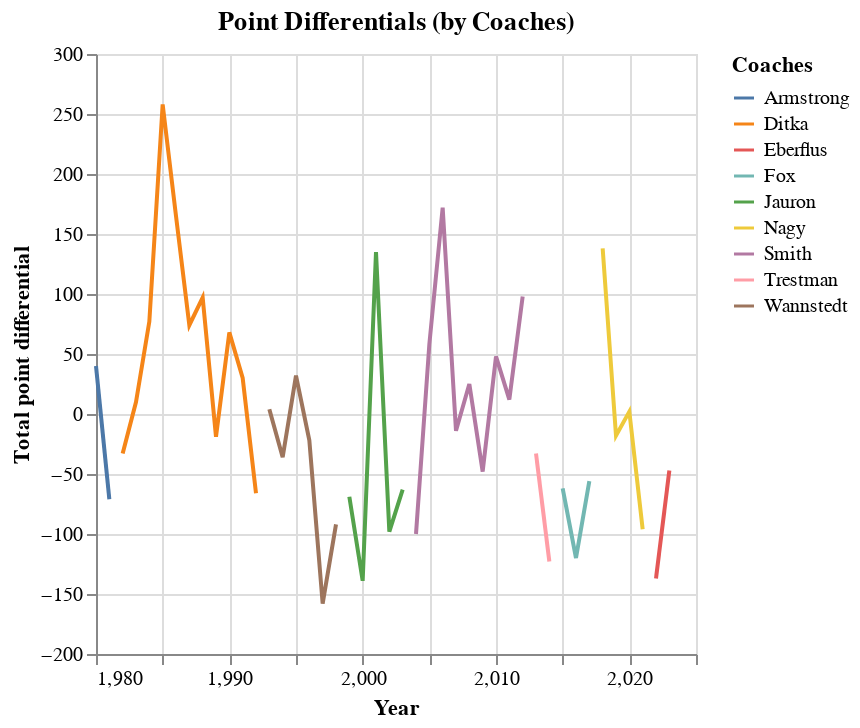

Notebook code cell kept with this figure:
### Code cell
filtered_data_5 = data[(data['Year'] >= 1980) & (data['Year'] <= 2025)]

chart_5 = alt.Chart(filtered_data_5).mark_line().encode(
    x=alt.X('Year:Q', scale=alt.Scale(domain=[1980, 2025]), title="Year"),
    y=alt.Y('PD:Q', title="Total point differential"),
    color='Coaches:N',
    tooltip=["PD", "L", "Div. Finish", "Coaches"]
    ).properties(
    title="Point Differentials (by Coaches)"
)

chart_5

### Figure 1 — Vega-Lite specification as saved in the notebook (floating-point values rounded to 4 significant figures)
{"config": {"view": {"continuousWidth": 300, "continuousHeight": 300}}, "data": {"name": "data-1c1bbd5b433a0bfe94a175ce24538de1"}, "mark": {"type": "line"}, "encoding": {"color": {"field": "Coaches", "type": "nominal"}, "tooltip": [{"field": "PD", "type": "quantitative"}, {"field": "L", "type": "quantitative"}, {"field": "Div. Finish", "type": "nominal"}, {"field": "Coaches", "type": "nominal"}], "x": {"field": "Year", "scale": {"domain": [1980, 2025]}, "title": "Year", "type": "quantitative"}, "y": {"field": "PD", "title": "Total point differential", "type": "quantitative"}}, "title": "Point Differentials (by Coaches)", "$schema": "https://vega.github.io/schema/vega-lite/v5.15.1.json", "datasets": {"data-1c1bbd5b433a0bfe94a175ce24538de1": [{"Year": 2023, "Lg": "NFL", "Tm": "Chicago Bears", "W": 2, "L": 6, "T": 0, "Div. Finish": "4th of 4", "Playoffs": null, "PF": 171, "PA": 218, "PD": -47, "Coaches": "Eberflus", "AV": null, "Passer": "Fields", "Rusher": "Herbert", "Receiver": "Moore", "Pts_Off": 17, "Yds_Off": 19, "Pts_Def": 28, "Yds_Def": 23, "T/G": 25, "Pts±": 25, "Yds±": 18, "out of": 32, "MoV": -5.9, "SoS": -3.9, "SRS": -9.8, "OSRS": -1.6, "DSRS": -8.2}, {"Year": 2022, "Lg": "NFL", "Tm": "Chicago Bears", "W": 3, "L": 14, "T": 0, "Div. Finish": "4th of 4", "Playoffs": null, "PF": 326, "PA": 463, "PD": -137, "Coaches": "Eberflus", "AV": "Fields", "Passer": "Fields", "Rusher": "Fields", "Receiver": "Kmet", "Pts_Off": 23, "Yds_Off": 28, "Pts_Def": 32, "Yds_Def": 29, "T/G": 20, "Pts±": 31, "Yds±": 31, "out of": 32, "MoV": -8.1, "SoS": 1.6, "SRS": -6.4, "OSRS": -2.5, "DSRS": -4.0}, {"Year": 2021, "Lg": "NFL", "Tm": "Chicago Bears", "W": 6, "L": 11, "T": 0, "Div. Finish": "3rd of 4", "Playoffs": null, "PF": 311, "PA": 407, "PD": -96, "Coaches": "Nagy", "AV": "Smith", "Passer": "Fields", "Rusher": "Montgomery", "Receiver": "Mooney", "Pts_Off": 27, "Yds_Off": 24, "Pts_Def": 22, "Yds_Def": 6, "T/G": 29, "Pts±": 24, "Yds±": 20, "out of": 32, "MoV": -5.6, "SoS": 0.5, "SRS": -5.2, "OSRS": -4.9, "DSRS": -0.3}, {"Year": 2020, "Lg": "NFL", "Tm": "Chicago Bears*", "W": 8, "L": 8, "T": 0, "Div. Finish": "2nd of 4", "Playoffs": "Lost WC", "PF": 372, "PA": 370, "PD": 2, "Coaches": "Nagy", "AV": "Smith", "Passer": "Trubisky", "Rusher": "Montgomery", "Receiver": "Robinson", "Pts_Off": 22, "Yds_Off": 26, "Pts_Def": 14, "Yds_Def": 11, "T/G": 23, "Pts±": 15, "Yds±": 20, "out of": 32, "MoV": 0.1, "SoS": 0.1, "SRS": 0.2, "OSRS": -2.2, "DSRS": 2.4}, {"Year": 2019, "Lg": "NFL", "Tm": "Chicago Bears", "W": 8, "L": 8, "T": 0, "Div. Finish": "3rd of 4", "Playoffs": null, "PF": 280, "PA": 298, "PD": -18, "Coaches": "Nagy", "AV": "Mack", "Passer": "Trubisky", "Rusher": "Montgomery", "Receiver": "Robinson", "Pts_Off": 29, "Yds_Off": 29, "Pts_Def": 4, "Yds_Def": 8, "T/G": 15, "Pts±": 19, "Yds±": 21, "out of": 32, "MoV": -1.1, "SoS": 0.2, "SRS": -0.9, "OSRS": -5.4, "DSRS": 4.5}, {"Year": 2018, "Lg": "NFL", "Tm": "Chicago Bears*", "W": 12, "L": 4, "T": 0, "Div. Finish": "1st of 4", "Playoffs": "Lost WC", "PF": 421, "PA": 283, "PD": 138, "Coaches": "Nagy", "AV": "Mack", "Passer": "Trubisky", "Rusher": "Howard", "Receiver": "Robinson", "Pts_Off": 9, "Yds_Off": 21, "Pts_Def": 1, "Yds_Def": 3, "T/G": 3, "Pts±": 4, "Yds±": 5, "out of": 32, "MoV": 8.6, "SoS": -2.3, "SRS": 6.3, "OSRS": 1.5, "DSRS": 4.8}, {"Year": 2017, "Lg": "NFL", "Tm": "Chicago Bears", "W": 5, "L": 11, "T": 0, "Div. Finish": "4th of 4", "Playoffs": null, "PF": 264, "PA": 320, "PD": -56, "Coaches": "Fox", "AV": "Hicks", "Passer": "Trubisky", "Rusher": "Howard", "Receiver": "Wright", "Pts_Off": 29, "Yds_Off": 30, "Pts_Def": 9, "Yds_Def": 10, "T/G": 15, "Pts±": 20, "Yds±": 26, "out of": 32, "MoV": -3.5, "SoS": 2.2, "SRS": -1.3, "OSRS": -4.6, "DSRS": 3.3}, {"Year": 2016, "Lg": "NFL", "Tm": "Chicago Bears", "W": 3, "L": 13, "T": 0, "Div. Finish": "4th of 4", "Playoffs": null, "PF": 279, "PA": 399, "PD": -120, "Coaches": "Fox", "AV": "Howard", "Passer": "Barkley", "Rusher": "Howard", "Receiver": "Meredith", "Pts_Off": 28, "Yds_Off": 15, "Pts_Def": 24, "Yds_Def": 15, "T/G": 31, "Pts±": 28, "Yds±": 12, "out of": 32, "MoV": -7.5, "SoS": 0.0, "SRS": -7.5, "OSRS": -5.2, "DSRS": -2.3}, {"Year": 2015, "Lg": "NFL", "Tm": "Chicago Bears", "W": 6, "L": 10, "T": 0, "Div. Finish": "4th of 4", "Playoffs": null, "PF": 335, "PA": 397, "PD": -62, "Coaches": "Fox", "AV": "Cutler", "Passer": "Cutler", "Rusher": "Forte", "Receiver": "Jeffery", "Pts_Off": 23, "Yds_Off": 21, "Pts_Def": 20, "Yds_Def": 14, "T/G": 19, "Pts±": 21, "Yds±": 16, "out of": 32, "MoV": -3.9, "SoS": 2.6, "SRS": -1.3, "OSRS": -0.1, "DSRS": -1.2}, {"Year": 2014, "Lg": "NFL", "Tm": "Chicago Bears", "W": 5, "L": 11, "T": 0, "Div. Finish": "4th of 4", "Playoffs": null, "PF": 319, "PA": 442, "PD": -123, "Coaches": "Trestman", "AV": "Forte", "Passer": "Cutler", "Rusher": "Forte", "Receiver": "Jeffery", "Pts_Off": 23, "Yds_Off": 21, "Pts_Def": 31, "Yds_Def": 30, "T/G": 22, "Pts±": 27, "Yds±": 28, "out of": 32, "MoV": -7.7, "SoS": 1.0, "SRS": -6.7, "OSRS": -2.0, "DSRS": -4.7}, {"Year": 2013, "Lg": "NFL", "Tm": "Chicago Bears", "W": 8, "L": 8, "T": 0, "Div. Finish": "2nd of 4", "Playoffs": null, "PF": 445, "PA": 478, "PD": -33, "Coaches": "Trestman", "AV": "Forte", "Passer": "Cutler", "Rusher": "Forte", "Receiver": "Jeffery", "Pts_Off": 2, "Yds_Off": 8, "Pts_Def": 30, "Yds_Def": 30, "T/G": 11, "Pts±": 21, "Yds±": 19, "out of": 32, "MoV": -2.1, "SoS": -2.1, "SRS": -4.1, "OSRS": 3.0, "DSRS": -7.1}, {"Year": 2012, "Lg": "NFL", "Tm": "Chicago Bears", "W": 10, "L": 6, "T": 0, "Div. Finish": "3rd of 4", "Playoffs": null, "PF": 375, "PA": 277, "PD": 98, "Coaches": "Smith", "AV": "Tillman", "Passer": "Cutler", "Rusher": "Forte", "Receiver": "Marshall", "Pts_Off": 16, "Yds_Off": 28, "Pts_Def": 3, "Yds_Def": 5, "T/G": 2, "Pts±": 6, "Yds±": 16, "out of": 32, "MoV": 6.1, "SoS": 0.8, "SRS": 6.9, "OSRS": 1.0, "DSRS": 6.0}, {"Year": 2011, "Lg": "NFL", "Tm": "Chicago Bears", "W": 8, "L": 8, "T": 0, "Div. Finish": "3rd of 4", "Playoffs": null, "PF": 353, "PA": 341, "PD": 12, "Coaches": "Smith", "AV": "Peppers", "Passer": "Cutler", "Rusher": "Forte", "Receiver": "Knox", "Pts_Off": 17, "Yds_Off": 24, "Pts_Def": 14, "Yds_Def": 17, "T/G": 11, "Pts±": 16, "Yds±": 26, "out of": 32, "MoV": 0.8, "SoS": 0.9, "SRS": 1.7, "OSRS": -1.5, "DSRS": 3.1}, {"Year": 2010, "Lg": "NFL", "Tm": "Chicago Bears*", "W": 11, "L": 5, "T": 0, "Div. Finish": "1st of 4", "Playoffs": "Lost Conf", "PF": 334, "PA": 286, "PD": 48, "Coaches": "Smith", "AV": "Peppers", "Passer": "Cutler", "Rusher": "Forte", "Receiver": "Knox", "Pts_Off": 21, "Yds_Off": 30, "Pts_Def": 4, "Yds_Def": 9, "T/G": 11, "Pts±": 10, "Yds±": 22, "out of": 32, "MoV": 3.0, "SoS": 1.1, "SRS": 4.1, "OSRS": -0.6, "DSRS": 4.7}, {"Year": 2009, "Lg": "NFL", "Tm": "Chicago Bears", "W": 7, "L": 9, "T": 0, "Div. Finish": "3rd of 4", "Playoffs": null, "PF": 327, "PA": 375, "PD": -48, "Coaches": "Smith", "AV": "Cutler", "Passer": "Cutler", "Rusher": "Forte", "Receiver": "Hester", "Pts_Off": 19, "Yds_Off": 23, "Pts_Def": 21, "Yds_Def": 17, "T/G": 23, "Pts±": 21, "Yds±": 23, "out of": 32, "MoV": -3.0, "SoS": -0.9, "SRS": -3.9, "OSRS": -1.9, "DSRS": -2.0}, {"Year": 2008, "Lg": "NFL", "Tm": "Chicago Bears", "W": 9, "L": 7, "T": 0, "Div. Finish": "2nd of 4", "Playoffs": null, "PF": 375, "PA": 350, "PD": 25, "Coaches": "Smith", "AV": "Briggs", "Passer": "Orton", "Rusher": "Forte", "Receiver": "Hester", "Pts_Off": 14, "Yds_Off": 26, "Pts_Def": 16, "Yds_Def": 21, "T/G": 8, "Pts±": 17, "Yds±": 25, "out of": 32, "MoV": 1.6, "SoS": 0.5, "SRS": 2.1, "OSRS": 1.1, "DSRS": 1.0}, {"Year": 2007, "Lg": "NFL", "Tm": "Chicago Bears", "W": 7, "L": 9, "T": 0, "Div. Finish": "4th of 4", "Playoffs": null, "PF": 334, "PA": 348, "PD": -14, "Coaches": "Smith", "AV": "Urlacher", "Passer": "Griese", "Rusher": "Benson", "Receiver": "Berrian", "Pts_Off": 18, "Yds_Off": 27, "Pts_Def": 16, "Yds_Def": 28, "T/G": 17, "Pts±": 20, "Yds±": 30, "out of": 32, "MoV": -0.9, "SoS": 2.1, "SRS": 1.2, "OSRS": -0.2, "DSRS": 1.4}, {"Year": 2006, "Lg": "NFL", "Tm": "Chicago Bears*", "W": 13, "L": 3, "T": 0, "Div. Finish": "1st of 4", "Playoffs": "Lost SB", "PF": 427, "PA": 255, "PD": 172, "Coaches": "Smith", "AV": "Urlacher", "Passer": "Grossman", "Rusher": "Jones", "Receiver": "Muhammad", "Pts_Off": 2, "Yds_Off": 15, "Pts_Def": 3, "Yds_Def": 5, "T/G": 4, "Pts±": 2, "Yds±": 10, "out of": 32, "MoV": 10.8, "SoS": -2.9, "SRS": 7.9, "OSRS": 4.9, "DSRS": 3.0}, {"Year": 2005, "Lg": "NFL", "Tm": "Chicago Bears*", "W": 11, "L": 5, "T": 0, "Div. Finish": "1st of 4", "Playoffs": "Lost Div", "PF": 260, "PA": 202, "PD": 58, "Coaches": "Smith", "AV": "Briggs", "Passer": "Orton", "Rusher": "Jones", "Receiver": "Muhammad", "Pts_Off": 26, "Yds_Off": 29, "Pts_Def": 1, "Yds_Def": 2, "T/G": 11, "Pts±": 12, "Yds±": 25, "out of": 32, "MoV": 3.6, "SoS": -2.2, "SRS": 1.4, "OSRS": -5.2, "DSRS": 6.6}, {"Year": 2004, "Lg": "NFL", "Tm": "Chicago Bears", "W": 5, "L": 11, "T": 0, "Div. Finish": "4th of 4", "Playoffs": null, "PF": 231, "PA": 331, "PD": -100, "Coaches": "Smith", "AV": "Briggs", "Passer": "Hutchinson", "Rusher": "Jones", "Receiver": "Terrell", "Pts_Off": 32, "Yds_Off": 32, "Pts_Def": 13, "Yds_Def": 21, "T/G": 23, "Pts±": 28, "Yds±": 32, "out of": 32, "MoV": -6.3, "SoS": -2.0, "SRS": -8.2, "OSRS": -8.5, "DSRS": 0.3}, {"Year": 2003, "Lg": "NFL", "Tm": "Chicago Bears", "W": 7, "L": 9, "T": 0, "Div. Finish": "3rd of 4", "Playoffs": null, "PF": 283, "PA": 346, "PD": -63, "Coaches": "Jauron", "AV": "Azumah", "Passer": "Stewart", "Rusher": "Thomas", "Receiver": "Booker", "Pts_Off": 23, "Yds_Off": 28, "Pts_Def": 22, "Yds_Def": 14, "T/G": 27, "Pts±": 23, "Yds±": 26, "out of": 32, "MoV": -3.9, "SoS": 0.4, "SRS": -3.5, "OSRS": -4.2, "DSRS": 0.7}, {"Year": 2002, "Lg": "NFL", "Tm": "Chicago Bears", "W": 4, "L": 12, "T": 0, "Div. Finish": "3rd of 4", "Playoffs": null, "PF": 281, "PA": 379, "PD": -98, "Coaches": "Jauron", "AV": "Urlacher", "Passer": "Miller", "Rusher": "Thomas", "Receiver": "Booker", "Pts_Off": 27, "Yds_Off": 29, "Pts_Def": 25, "Yds_Def": 25, "T/G": 23, "Pts±": 27, "Yds±": 29, "out of": 32, "MoV": -6.1, "SoS": 0.9, "SRS": -5.3, "OSRS": -4.4, "DSRS": -0.9}, {"Year": 2001, "Lg": "NFL", "Tm": "Chicago Bears*", "W": 13, "L": 3, "T": 0, "Div. Finish": "1st of 5", "Playoffs": "Lost Div", "PF": 338, "PA": 203, "PD": 135, "Coaches": "Jauron", "AV": "Urlacher", "Passer": "Miller", "Rusher": "Thomas", "Receiver": "Booker", "Pts_Off": 11, "Yds_Off": 26, "Pts_Def": 1, "Yds_Def": 15, "T/G": 4, "Pts±": 3, "Yds±": 21, "out of": 31, "MoV": 8.4, "SoS": -0.5, "SRS": 7.9, "OSRS": 0.9, "DSRS": 7.1}, {"Year": 2000, "Lg": "NFL", "Tm": "Chicago Bears", "W": 5, "L": 11, "T": 0, "Div. Finish": "5th of 5", "Playoffs": null, "PF": 216, "PA": 355, "PD": -139, "Coaches": "Jauron", "AV": "Urlacher", "Passer": "McNown", "Rusher": "Allen", "Receiver": "Robinson", "Pts_Off": 28, "Yds_Off": 23, "Pts_Def": 20, "Yds_Def": 16, "T/G": 23, "Pts±": 26, "Yds±": 23, "out of": 31, "MoV": -8.7, "SoS": 2.4, "SRS": -6.3, "OSRS": -6.4, "DSRS": 0.1}, {"Year": 1999, "Lg": "NFL", "Tm": "Chicago Bears", "W": 6, "L": 10, "T": 0, "Div. Finish": "5th of 5", "Playoffs": null, "PF": 272, "PA": 341, "PD": -69, "Coaches": "Jauron", "AV": "Robinson", "Passer": "Matthews", "Rusher": "Enis", "Receiver": "Robinson", "Pts_Off": 25, "Yds_Off": 8, "Pts_Def": 20, "Yds_Def": 29, "T/G": 17, "Pts±": 24, "Yds±": 20, "out of": 31, "MoV": -4.3, "SoS": 2.3, "SRS": -2.0, "OSRS": -3.0, "DSRS": 1.0}, {"Year": 1998, "Lg": "NFL", "Tm": "Chicago Bears", "W": 4, "L": 12, "T": 0, "Div. Finish": "5th of 5", "Playoffs": null, "PF": 276, "PA": 368, "PD": -92, "Coaches": "Wannstedt", "AV": "Engram", "Passer": "Kramer", "Rusher": "Bennett", "Receiver": "Engram", "Pts_Off": 25, "Yds_Off": 21, "Pts_Def": 23, "Yds_Def": 14, "T/G": 22, "Pts±": 24, "Yds±": 18, "out of": 30, "MoV": -5.8, "SoS": 2.0, "SRS": -3.7, "OSRS": -3.4, "DSRS": -0.3}, {"Year": 1997, "Lg": "NFL", "Tm": "Chicago Bears", "W": 4, "L": 12, "T": 0, "Div. Finish": "5th of 5", "Playoffs": null, "PF": 263, "PA": 421, "PD": -158, "Coaches": "Wannstedt", "AV": "Minter", "Passer": "Kramer", "Rusher": "Harris", "Receiver": "Proehl", "Pts_Off": 28, "Yds_Off": 17, "Pts_Def": 29, "Yds_Def": 12, "T/G": 26, "Pts±": 29, "Yds±": 11, "out of": 30, "MoV": -9.9, "SoS": 1.4, "SRS": -8.5, "OSRS": -3.1, "DSRS": -5.3}, {"Year": 1996, "Lg": "NFL", "Tm": "Chicago Bears", "W": 7, "L": 9, "T": 0, "Div. Finish": "3rd of 5", "Playoffs": null, "PF": 283, "PA": 305, "PD": -22, "Coaches": "Wannstedt", "AV": "Conway", "Passer": "Krieg", "Rusher": "Harris", "Receiver": "Conway", "Pts_Off": 26, "Yds_Off": 21, "Pts_Def": 12, "Yds_Def": 12, "T/G": 14, "Pts±": 19, "Yds±": 14, "out of": 30, "MoV": -1.4, "SoS": 1.1, "SRS": -0.2, "OSRS": -1.4, "DSRS": 1.2}, {"Year": 1995, "Lg": "NFL", "Tm": "Chicago Bears", "W": 9, "L": 7, "T": 0, "Div. Finish": "3rd of 5", "Playoffs": null, "PF": 392, "PA": 360, "PD": 32, "Coaches": "Wannstedt", "AV": "Kramer", "Passer": "Kramer", "Rusher": "Salaam", "Receiver": "Graham", "Pts_Off": 8, "Yds_Off": 9, "Pts_Def": 22, "Yds_Def": 19, "T/G": 9, "Pts±": 9, "Yds±": 12, "out of": 30, "MoV": 2.0, "SoS": 0.3, "SRS": 2.3, "OSRS": 3.1, "DSRS": -0.8}, {"Year": 1994, "Lg": "NFL", "Tm": "Chicago Bears*", "W": 9, "L": 7, "T": 0, "Div. Finish": "4th of 5", "Playoffs": "Lost Div", "PF": 271, "PA": 307, "PD": -36, "Coaches": "Wannstedt", "AV": "Zorich", "Passer": "Walsh", "Rusher": "Tillman", "Receiver": "Graham", "Pts_Off": 24, "Yds_Off": 23, "Pts_Def": 10, "Yds_Def": 13, "T/G": 20, "Pts±": 18, "Yds±": 15, "out of": 28, "MoV": -2.3, "SoS": 0.3, "SRS": -1.9, "OSRS": -3.2, "DSRS": 1.3}, {"Year": 1993, "Lg": "NFL", "Tm": "Chicago Bears", "W": 7, "L": 9, "T": 0, "Div. Finish": "4th of 5", "Playoffs": null, "PF": 234, "PA": 230, "PD": 4, "Coaches": "Wannstedt", "AV": "Woolford", "Passer": "Harbaugh", "Rusher": "Anderson", "Receiver": "Waddle", "Pts_Off": 24, "Yds_Off": 28, "Pts_Def": 3, "Yds_Def": 4, "T/G": 14, "Pts±": 14, "Yds±": 26, "out of": 28, "MoV": 0.3, "SoS": -0.5, "SRS": -0.2, "OSRS": -4.6, "DSRS": 4.3}, {"Year": 1992, "Lg": "NFL", "Tm": "Chicago Bears", "W": 5, "L": 11, "T": 0, "Div. Finish": "4th of 5", "Playoffs": null, "PF": 295, "PA": 361, "PD": -66, "Coaches": "Ditka", "AV": "Harbaugh", "Passer": "Harbaugh", "Rusher": "Anderson", "Receiver": "Davis", "Pts_Off": 16, "Yds_Off": 8, "Pts_Def": 22, "Yds_Def": 17, "T/G": 19, "Pts±": 18, "Yds±": 13, "out of": 28, "MoV": -4.1, "SoS": 0.6, "SRS": -3.5, "OSRS": -0.2, "DSRS": -3.3}, {"Year": 1991, "Lg": "NFL", "Tm": "Chicago Bears*", "W": 11, "L": 5, "T": 0, "Div. Finish": "2nd of 5", "Playoffs": "Lost WC", "PF": 299, "PA": 269, "PD": 30, "Coaches": "Ditka", "AV": "Singletary", "Passer": "Harbaugh", "Rusher": "Anderson", "Receiver": "Davis", "Pts_Off": 14, "Yds_Off": 11, "Pts_Def": 9, "Yds_Def": 4, "T/G": 19, "Pts±": 11, "Yds±": 7, "out of": 28, "MoV": 1.9, "SoS": -1.0, "SRS": 0.8, "OSRS": -1.2, "DSRS": 2.0}, {"Year": 1990, "Lg": "NFL", "Tm": "Chicago Bears*", "W": 11, "L": 5, "T": 0, "Div. Finish": "1st of 5", "Playoffs": "Lost Div", "PF": 348, "PA": 280, "PD": 68, "Coaches": "Ditka", "AV": "Dent", "Passer": "Harbaugh", "Rusher": "Anderson", "Receiver": "Davis", "Pts_Off": 10, "Yds_Off": 13, "Pts_Def": 9, "Yds_Def": 6, "T/G": 3, "Pts±": 10, "Yds±": 9, "out of": 28, "MoV": 4.3, "SoS": -0.8, "SRS": 3.4, "OSRS": 0.1, "DSRS": 3.3}, {"Year": 1989, "Lg": "NFL", "Tm": "Chicago Bears", "W": 6, "L": 10, "T": 0, "Div. Finish": "4th of 5", "Playoffs": null, "PF": 358, "PA": 377, "PD": -19, "Coaches": "Ditka", "AV": "Hilgenberg", "Passer": "Tomczak", "Rusher": "Anderson", "Receiver": "Morris", "Pts_Off": 10, "Yds_Off": 10, "Pts_Def": 20, "Yds_Def": 25, "T/G": 19, "Pts±": 16, "Yds±": 19, "out of": 28, "MoV": -1.2, "SoS": 1.2, "SRS": 0.0, "OSRS": 1.8, "DSRS": -1.8}, {"Year": 1988, "Lg": "NFL", "Tm": "Chicago Bears*", "W": 12, "L": 4, "T": 0, "Div. Finish": "1st of 5", "Playoffs": "Lost Conf", "PF": 312, "PA": 215, "PD": 97, "Coaches": "Ditka", "AV": "Singletary", "Passer": "McMahon", "Rusher": "Anderson", "Receiver": "McKinnon", "Pts_Off": 18, "Yds_Off": 11, "Pts_Def": 1, "Yds_Def": 2, "T/G": 12, "Pts±": 4, "Yds±": 3, "out of": 28, "MoV": 6.1, "SoS": 0.5, "SRS": 6.6, "OSRS": 0.0, "DSRS": 6.6}, {"Year": 1987, "Lg": "NFL", "Tm": "Chicago Bears*", "W": 11, "L": 4, "T": 0, "Div. Finish": "1st of 5", "Playoffs": "Lost Div", "PF": 356, "PA": 282, "PD": 74, "Coaches": "Ditka", "AV": "McMichael", "Passer": "McMahon", "Rusher": "Anderson", "Receiver": "Gault", "Pts_Off": 9, "Yds_Off": 12, "Pts_Def": 4, "Yds_Def": 2, "T/G": 27, "Pts±": 6, "Yds±": 4, "out of": 28, "MoV": 4.9, "SoS": -1.1, "SRS": 3.8, "OSRS": 1.5, "DSRS": 2.3}, {"Year": 1986, "Lg": "NFL", "Tm": "Chicago Bears*", "W": 14, "L": 2, "T": 0, "Div. Finish": "1st of 5", "Playoffs": "Lost Div", "PF": 352, "PA": 187, "PD": 165, "Coaches": "Ditka", "AV": "Marshall", "Passer": "Tomczak", "Rusher": "Payton", "Receiver": "Gault", "Pts_Off": 13, "Yds_Off": 7, "Pts_Def": 1, "Yds_Def": 1, "T/G": 14, "Pts±": 1, "Yds±": 1, "out of": 28, "MoV": 10.3, "SoS": -2.7, "SRS": 7.6, "OSRS": -0.1, "DSRS": 7.7}, {"Year": 1985, "Lg": "NFL", "Tm": "Chicago Bears*", "W": 15, "L": 1, "T": 0, "Div. Finish": "1st of 5", "Playoffs": "Won SB", "PF": 456, "PA": 198, "PD": 258, "Coaches": "Ditka", "AV": "Dent", "Passer": "McMahon", "Rusher": "Payton", "Receiver": "Gault", "Pts_Off": 2, "Yds_Off": 7, "Pts_Def": 1, "Yds_Def": 1, "T/G": 1, "Pts±": 1, "Yds±": 1, "out of": 28, "MoV": 16.1, "SoS": -0.2, "SRS": 15.9, "OSRS": 6.5, "DSRS": 9.4}, {"Year": 1984, "Lg": "NFL", "Tm": "Chicago Bears*", "W": 10, "L": 6, "T": 0, "Div. Finish": "1st of 5", "Playoffs": "Lost Conf", "PF": 325, "PA": 248, "PD": 77, "Coaches": "Ditka", "AV": "Hampton", "Passer": "McMahon", "Rusher": "Payton", "Receiver": "Gault", "Pts_Off": 16, "Yds_Off": 7, "Pts_Def": 3, "Yds_Def": 1, "T/G": 10, "Pts±": 9, "Yds±": 1, "out of": 28, "MoV": 4.8, "SoS": -0.1, "SRS": 4.7, "OSRS": -1.7, "DSRS": 6.4}, {"Year": 1983, "Lg": "NFL", "Tm": "Chicago Bears", "W": 8, "L": 8, "T": 0, "Div. Finish": "3rd of 5", "Playoffs": null, "PF": 311, "PA": 301, "PD": 10, "Coaches": "Ditka", "AV": "Singletary", "Passer": "McMahon", "Rusher": "Payton", "Receiver": "Gault", "Pts_Off": 20, "Yds_Off": 6, "Pts_Def": 5, "Yds_Def": 8, "T/G": 12, "Pts±": 12, "Yds±": 5, "out of": 28, "MoV": 0.6, "SoS": -1.7, "SRS": -1.1, "OSRS": -2.5, "DSRS": 1.5}, {"Year": 1982, "Lg": "NFL", "Tm": "Chicago Bears", "W": 3, "L": 6, "T": 0, "Div. Finish": "5th of 5", "Playoffs": null, "PF": 141, "PA": 174, "PD": -33, "Coaches": "Ditka", "AV": "Hampton", "Passer": "McMahon", "Rusher": "Payton", "Receiver": "Moorehead", "Pts_Off": 22, "Yds_Off": 26, "Pts_Def": 13, "Yds_Def": 16, "T/G": 13, "Pts±": 22, "Yds±": 25, "out of": 28, "MoV": -3.7, "SoS": -1.7, "SRS": -5.4, "OSRS": -4.2, "DSRS": -1.2}, {"Year": 1981, "Lg": "NFL", "Tm": "Chicago Bears", "W": 6, "L": 10, "T": 0, "Div. Finish": "5th of 5", "Playoffs": null, "PF": 253, "PA": 324, "PD": -71, "Coaches": "Armstrong", "AV": "Fencik", "Passer": "Evans", "Rusher": "Payton", "Receiver": "Margerum", "Pts_Off": 27, "Yds_Off": 26, "Pts_Def": 14, "Yds_Def": 19, "T/G": 15, "Pts±": 23, "Yds±": 25, "out of": 28, "MoV": -4.4, "SoS": 1.6, "SRS": -2.9, "OSRS": -4.4, "DSRS": 1.5}, {"Year": 1980, "Lg": "NFL", "Tm": "Chicago Bears", "W": 7, "L": 9, "T": 0, "Div. Finish": "3rd of 5", "Playoffs": null, "PF": 304, "PA": 264, "PD": 40, "Coaches": "Armstrong", "AV": "Payton", "Passer": "Evans", "Rusher": "Payton", "Receiver": "Scott", "Pts_Off": 17, "Yds_Off": 24, "Pts_Def": 4, "Yds_Def": 10, "T/G": 21, "Pts±": 12, "Yds±": 15, "out of": 28, "MoV": 2.5, "SoS": -1.1, "SRS": 1.4, "OSRS": -1.2, "DSRS": 2.6}]}}
